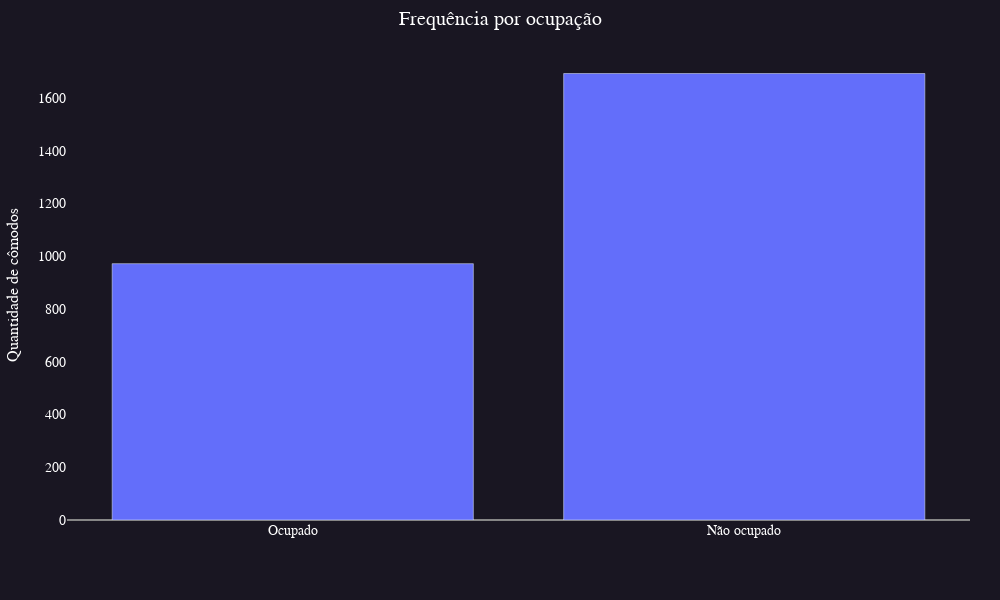

This figure's notebook cell:
### Code cell
# Verificando a distribuição dos dados por label
qtd_por_ocupacao = ocupacao_dados['Occupancy'].value_counts().sort_values().reset_index()
qtd_por_ocupacao['Occupancy Label'] = qtd_por_ocupacao['Occupancy'].apply(lambda x: 'Ocupado' if x == 1 else 'Não ocupado')

fig = go.Figure(
    go.Bar(
        x=qtd_por_ocupacao['Occupancy Label'],
        y=qtd_por_ocupacao['count']
    )
)

fig.update_layout(
    title_text="Frequência por ocupação",
    yaxis_title='Quantidade de cômodos',

    # Padrao
    **layout_padrao,
    
    # Eixo X
    xaxis_showgrid=False,
    yaxis_showgrid=False,
)

fig.show()

### Figure 1 — Plotly figure (JSON) as saved in the notebook; plotly's stock layout.template omitted (floating-point values rounded to 4 significant figures)
{"data": [{"type": "bar", "x": ["Ocupado", "Não ocupado"], "y": [972, 1693]}], "layout": {"font": {"color": "#fff", "family": "Balto"}, "height": 600, "margin": {"b": 80, "l": 60, "r": 30, "t": 50}, "paper_bgcolor": "#191622", "plot_bgcolor": "#191622", "title": {"font": {"size": 20}, "text": "Frequência por ocupação", "x": 0.5, "xanchor": "center"}, "width": 1000, "xaxis": {"gridcolor": "#868686", "gridwidth": 1, "showgrid": false, "tickfont": {"size": 14}, "title": {"font": {"size": 16}}, "zerolinecolor": "#868686", "zerolinewidth": 2}, "yaxis": {"gridcolor": "#868686", "gridwidth": 1, "showgrid": false, "tickfont": {"size": 14}, "title": {"font": {"size": 16}, "text": "Quantidade de cômodos"}, "zerolinecolor": "#868686", "zerolinewidth": 2}}}
